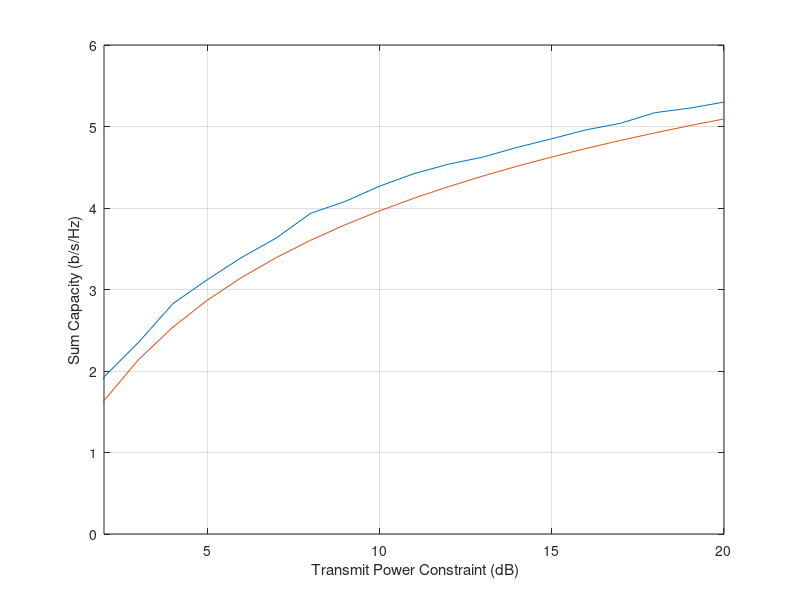

The MATLAB script that drew this image:
%%%%%%%%%%%%%%%%%%%%%%%%%%%%%%%%%%%%%%%%%%%%%%%%%%%%%%%%%%
%%%%%%%%%%%%% OPTIMAL POWER ALLOCATION NOMA %%%%%%%%%%%%%%
%%%%%%%%%%%% GRADIENT DECENT MINIMIZATION %%%%%%%%%%%%%%%%
clear all;
close all;
clc;
W=1;% System Bandwidth 
sig=1;

%%%%%%%%%%%%%SELECT MODEL %%%%%%%%%%%%%%%%
k=1;

%%%%% INITIALIZE LAGRANGIAN MULTIPLIERS %%%%%%%%%%%%%
lm_opt1(1)=0;
lm_opt2(1)=0;
mu_opt(1)=0;
p1(1)=0;p2(1)=0;

%%%%%%%%%%%% STOP CRITERIAN  %%%%%%%%%%%%%%%%%%%%%%%%%%%%
ep2=.01;

%%%%%%%%%%%% STEP SIZE %%%%%%%%%%%%%%%%%%%%%%%%%%%%%
t1(1)=.5;t2=.1;q(1)=.1;p11(1)=.1;p12(1)=.1;

for i1=1:1:10
%%%%%%%%%%%%%%%  Channel Coefficients %%%%%%%%%%%%%%%
h1=1.1+(0.5)*(abs(randn(1,1)+j*randn(1,1)))^2; %% 2.1412 2.0554 2.5872 1.8351 2.3413 Near User
h2=(0.5)*(abs(randn(1,1)+j*randn(1,1)))^2; %% 0.2935 0.6773 0.2439 0.6334 1.2899 Far User1
% h1=2.9293;h2=0.0819;
if h1>h2
    break
end
end
    
% h1=1.1;h2=1;  

%%%%%% ITERATION PROCESS %%%%%%%%%%%%%%%%%%%%%%%%%%%%
itr=1000;
for k=1:1:2
for snr=2:1:22
    ep1=snr;
    c=1;
    n=1;
for i=1:1:itr
    
%%%% Power Updation
%%% p1 far user (high power)
%p2 near user (low power)
p1_opt(n)= ((W*(1.4427)*(h2/((p1(n)*h2)+(p2(n)*h2)+sig)))*(1+0))...
    -mu_opt(n);
        
p2_opt(n)=(((W*(1.4427)*((h1/((p2(n)*h1)+sig))+(h2/((p1(n)*h2)...
    +(p2(n)*h2)+sig))-(h2/((p2(n)*h2)+sig)))))*(1+0))-mu_opt(n);

n=n+1;
p1(n)=max(0,(p1(n-1)+(t1*p1_opt(n-1))));
p2(n)=max(0,(p2(n-1)+(t1*p2_opt(n-1))));
P3=(p1(n)+p2(n));
if P3 < ep1
C11=(W*(1.4427)*log(1+((p1(n)*h1)/sig)));%% capacity of near user
C12=(W*(1.4427)*log(1+((p2(n)*h2)/((p1(n)*h2)+sig))));%% capacity of far user
C13=(p1(n)+p2(n));%% Updated power
C1=(C11-(c*W)); %% Constraint one
C2=(C12-(c*W));%% Constraint two
C3=(snr-C13);%% Constraint three
fprintf('Iteration: %d\n',i);
fprintf('-----------------------------------------------------\n');
fprintf(' Gradient1: %f\n ',p1_opt(n-1));
fprintf(' Gradient2: %f\n ',p2_opt(n-1));
fprintf(' Updated Power Far User:a= %f\n ',p1(n));
fprintf(' Updated Power Near User:b= %f\n ',p2(n));
fprintf(' Capacity of near user= C_sum1: %f\n ',C11);
fprintf(' Capacity of far user= C_sum2: %f\n ',C12);
fprintf(' Updatd Power= p1+p2: %f\n ',C13);
fprintf(' Contraint One near user = C_sum-C_min(approch to zero): %f\n ',C1);
fprintf(' Contraint Two far user =C_sum-C_min(approch to zero): %f\n ',C2);
fprintf(' Contraint Three =snr-(p1+p2)(approch to zero): %f\n ',C3);
lm_opt1(n)=max(lm_opt1(n-1)+p11(n-1)*C1);
lm_opt2(n)=max(lm_opt2(n-1)+p12(n-1)*C2);
mu_opt(n)=max(mu_opt(n-1)+q(n-1)*C3);
if lm_opt1(n-1)~=0
    p11(n)=-lm_opt1(n-1)/C1;
    p12(n)=-lm_opt2(n-1)/C2;
%         p11(n)=.1;
%     p12(n)=.1;
else
    p11(n)=.1;
    p12(n)=.1;
end
if mu_opt(n-1)~=0
   q(n)=-mu_opt(n-1)/(snr-(p1(n)+p2(n)));
%        q(n)=.1;
else
    q(n)=.1;
end
C4=abs((lm_opt1(n)-lm_opt1(n-1))+(lm_opt2(n)-lm_opt2(n-1)));
C5=abs(mu_opt(n)-mu_opt(n-1));
fprintf('-----------------------------------------------------\n');
fprintf(' Convergence One: %f\n ',C4);
fprintf(' Convergence Two: %f\n ',C5);
fprintf(' Convergence Three: %f\n ',C13);
fprintf(' Updated lamda One: %f\n ',lm_opt1(n));
fprintf(' Updated lamda Two: %f\n ',lm_opt2(n));
fprintf(' Updated Mu: %f\n ',mu_opt(n));
fprintf(' Lagrangian multiplier p11:= %f\n ',p11(n));
fprintf(' Lagrangian multiplier p11:= %f\n ',p12(n));
fprintf(' Lagrangian multiplier q:= %f\n ',q(n));
% if C4<=ep2 && C5<=ep2
%      break;
% end
else
    break
end
end
if k==1
    P4=(snr-P3);
    fprintf('Iteration: %d\n',i);
    fprintf('-----------------------------------------------------\n');
    fprintf(' Contraint Three =snr-(p1+p2)(approch to zero): %f\n ',P4);
    a=p2(n);%far user high power
    b=p1(n);%near user less power
    c_sum(snr)=(W*(1.4427)*(log(1+((b*h1)/sig))+log(1+((a*h2)/((b*h2)+sig)))));
else
    a=.8*snr;
    b=.2*snr;
    c_sum2(snr)=(W*(1.4427)*(log(1+((b*h1)/sig))+log(1+((a*h2)/((b*h2)+sig)))));
end
end
end

plot((c_sum));
axis([2 20 0 6]);
grid on;
hold on;
plot((c_sum2));
axis([2 20 0 6]);
xlabel(' Transmit Power Constraint (dB)')
ylabel ('Sum Capacity (b/s/Hz)')
